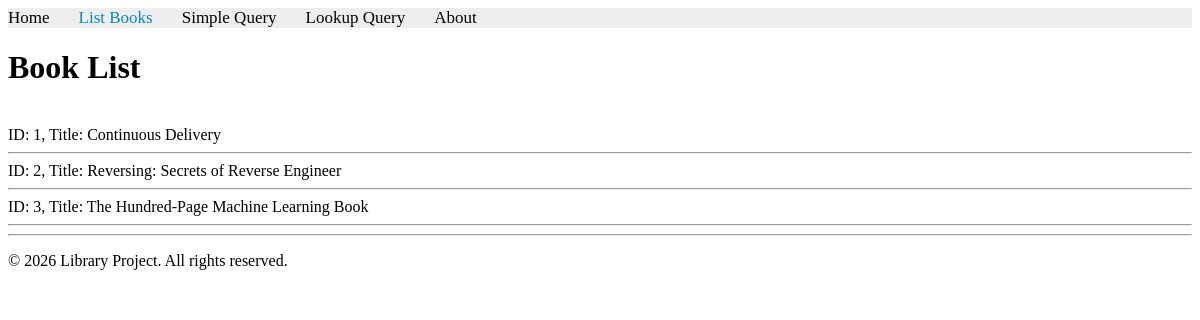
The page /books/list_books/ on the database as committed earlier.
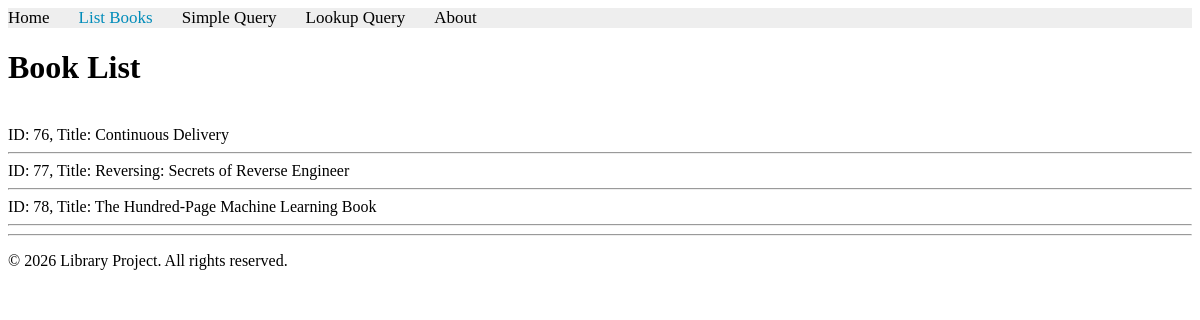
The same page on the database as committed later.
### apps/bookmodule/models.py (models this page shows)
class Book(models.Model):
    title = models.CharField(max_length=100)
    price = models.FloatField(default=0.0)
    quantity = models.IntegerField(default=1)
    pubdate = models.DateTimeField(null=True)
    rating = models.SmallIntegerField(default=1)
    publisher = models.ForeignKey(Publisher, null=True, on_delete=models.SET_NULL)
    authors = models.ManyToManyField(Author)

### apps/bookmodule/views.py (the view)
# urls.py: path('list_books/', views.list_books, name='books.list_books'),
def list_books(request):
    mybooks = Book.objects.all().order_by('id')
    return render(request, 'bookmodule/bookList.html', {'books': mybooks})

### apps/templates/bookmodule/bookList.html (shortened to what this page needs)
{% extends "layouts/base.html" %}
{% block content %}
<h1>Book List</h1>
<br>
{% for obj in books %}
ID: {{ obj.id }}, Title: {{ obj.title }}
<hr>
{% endfor %}
{% endblock content %}

Rows that differ between the two databases and show on the page:
removed Book: id "1", title "Continuous Delivery"
removed Book: id "2", title "Reversing: Secrets of Reverse Engineer"
removed Book: id "3", title "The Hundred-Page Machine Learning Book"
added Book: id "76", title "Continuous Delivery"
added Book: id "77", title "Reversing: Secrets of Reverse Engineer"
added Book: id "78", title "The Hundred-Page Machine Learning Book"
